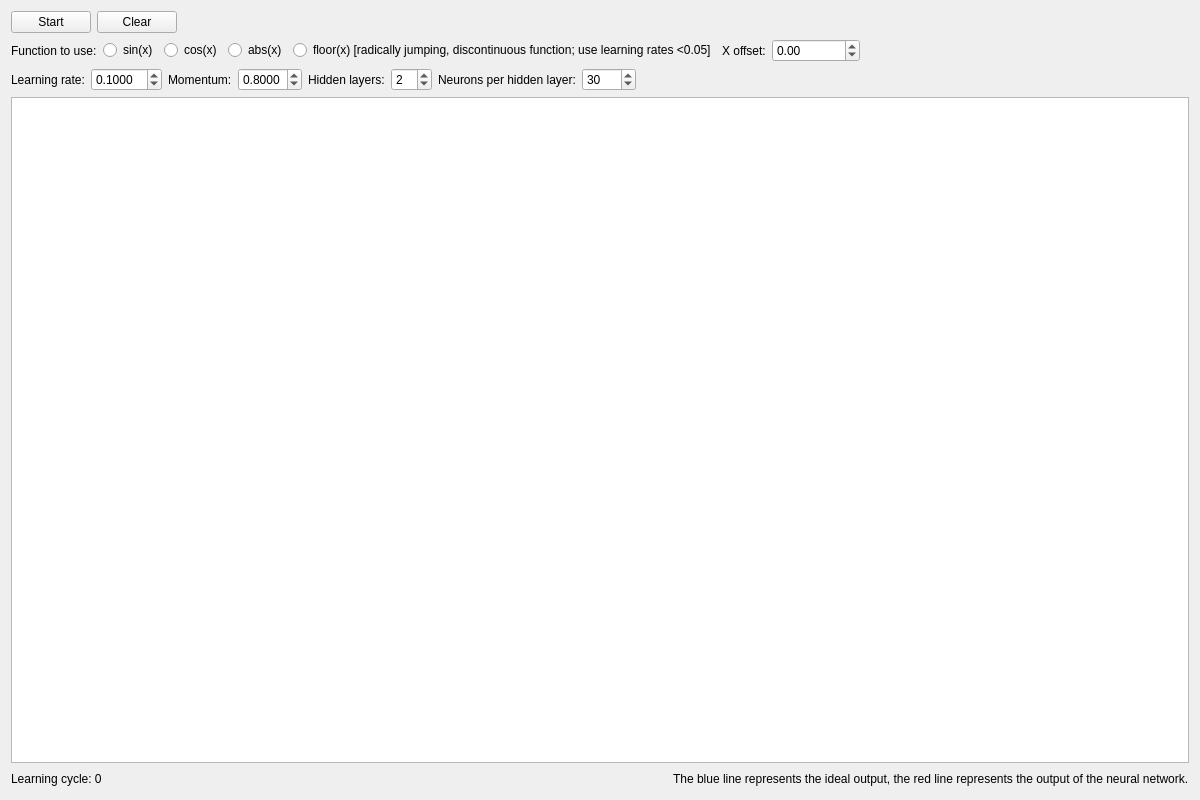
<?xml version="1.0" encoding="UTF-8"?>
<ui version="4.0">
 <class>MainWindow</class>
 <widget class="QMainWindow" name="MainWindow">
  <property name="geometry">
   <rect>
    <x>0</x>
    <y>0</y>
    <width>1200</width>
    <height>800</height>
   </rect>
  </property>
  <property name="minimumSize">
   <size>
    <width>800</width>
    <height>600</height>
   </size>
  </property>
  <property name="windowTitle">
   <string>Function approximation test of a feedforward neural network</string>
  </property>
  <widget class="QWidget" name="centralWidget">
   <layout class="QVBoxLayout" name="verticalLayout">
    <item>
     <layout class="QHBoxLayout" name="horizontalLayout_3">
      <item>
       <widget class="QPushButton" name="startBtn">
        <property name="text">
         <string>Start</string>
        </property>
       </widget>
      </item>
      <item>
       <widget class="QPushButton" name="clearBtn">
        <property name="text">
         <string>Clear</string>
        </property>
       </widget>
      </item>
      <item>
       <spacer name="horizontalSpacer_2">
        <property name="orientation">
         <enum>Qt::Horizontal</enum>
        </property>
        <property name="sizeHint" stdset="0">
         <size>
          <width>40</width>
          <height>20</height>
         </size>
        </property>
       </spacer>
      </item>
     </layout>
    </item>
    <item>
     <layout class="QHBoxLayout" name="horizontalLayout_2">
      <item>
       <widget class="QLabel" name="label_2">
        <property name="text">
         <string>Function to use:</string>
        </property>
       </widget>
      </item>
      <item>
       <widget class="QRadioButton" name="useSinFunctRadioBtn">
        <property name="text">
         <string>sin(x)</string>
        </property>
       </widget>
      </item>
      <item>
       <widget class="QRadioButton" name="useCosFunctRadioBtn">
        <property name="text">
         <string>cos(x)</string>
        </property>
       </widget>
      </item>
      <item>
       <widget class="QRadioButton" name="useAbsFunctRadioBtn">
        <property name="text">
         <string>abs(x)</string>
        </property>
       </widget>
      </item>
      <item>
       <widget class="QRadioButton" name="useFloorFunctRadioBtn">
        <property name="text">
         <string>floor(x) [radically jumping, discontinuous function; use learning rates &lt;0.05]</string>
        </property>
       </widget>
      </item>
      <item>
       <widget class="QLabel" name="label_7">
        <property name="text">
         <string>X offset:</string>
        </property>
       </widget>
      </item>
      <item>
       <widget class="QDoubleSpinBox" name="xOffsetBox">
        <property name="minimum">
         <double>-9999999.000000000000000</double>
        </property>
        <property name="maximum">
         <double>9999999.000000000000000</double>
        </property>
        <property name="singleStep">
         <double>0.100000000000000</double>
        </property>
       </widget>
      </item>
      <item>
       <spacer name="horizontalSpacer_3">
        <property name="orientation">
         <enum>Qt::Horizontal</enum>
        </property>
        <property name="sizeHint" stdset="0">
         <size>
          <width>40</width>
          <height>20</height>
         </size>
        </property>
       </spacer>
      </item>
     </layout>
    </item>
    <item>
     <layout class="QHBoxLayout" name="horizontalLayout">
      <item>
       <widget class="QLabel" name="label">
        <property name="text">
         <string>Learning rate:</string>
        </property>
       </widget>
      </item>
      <item>
       <widget class="QDoubleSpinBox" name="learningRateBox">
        <property name="decimals">
         <number>4</number>
        </property>
        <property name="minimum">
         <double>0.000100000000000</double>
        </property>
        <property name="singleStep">
         <double>0.010000000000000</double>
        </property>
        <property name="value">
         <double>0.100000000000000</double>
        </property>
       </widget>
      </item>
      <item>
       <widget class="QLabel" name="label_6">
        <property name="text">
         <string>Momentum:</string>
        </property>
       </widget>
      </item>
      <item>
       <widget class="QDoubleSpinBox" name="momentumBox">
        <property name="decimals">
         <number>4</number>
        </property>
        <property name="maximum">
         <double>0.999900000000000</double>
        </property>
        <property name="singleStep">
         <double>0.100000000000000</double>
        </property>
        <property name="value">
         <double>0.800000000000000</double>
        </property>
       </widget>
      </item>
      <item>
       <widget class="QLabel" name="label_3">
        <property name="text">
         <string>Hidden layers:</string>
        </property>
       </widget>
      </item>
      <item>
       <widget class="QSpinBox" name="hiddenLayerCountBox">
        <property name="value">
         <number>2</number>
        </property>
       </widget>
      </item>
      <item>
       <widget class="QLabel" name="label_4">
        <property name="text">
         <string>Neurons per hidden layer:</string>
        </property>
       </widget>
      </item>
      <item>
       <widget class="QSpinBox" name="neuronsPerHiddenLayerBox">
        <property name="minimum">
         <number>1</number>
        </property>
        <property name="maximum">
         <number>1000</number>
        </property>
        <property name="value">
         <number>30</number>
        </property>
       </widget>
      </item>
      <item>
       <spacer name="horizontalSpacer">
        <property name="orientation">
         <enum>Qt::Horizontal</enum>
        </property>
        <property name="sizeHint" stdset="0">
         <size>
          <width>40</width>
          <height>20</height>
         </size>
        </property>
       </spacer>
      </item>
     </layout>
    </item>
    <item>
     <widget class="GraphicsViewEx" name="graphicsView"/>
    </item>
    <item>
     <layout class="QHBoxLayout" name="horizontalLayout_4">
      <item>
       <widget class="QLabel" name="learningCycleLbl">
        <property name="text">
         <string>Learning cycle: 0</string>
        </property>
       </widget>
      </item>
      <item>
       <spacer name="horizontalSpacer_4">
        <property name="orientation">
         <enum>Qt::Horizontal</enum>
        </property>
        <property name="sizeHint" stdset="0">
         <size>
          <width>40</width>
          <height>20</height>
         </size>
        </property>
       </spacer>
      </item>
      <item>
       <widget class="QLabel" name="label_5">
        <property name="text">
         <string>The blue line represents the ideal output, the red line represents the output of the neural network.</string>
        </property>
       </widget>
      </item>
     </layout>
    </item>
   </layout>
  </widget>
 </widget>
 <layoutdefault spacing="6" margin="11"/>
 <customwidgets>
  <customwidget>
   <class>GraphicsViewEx</class>
   <extends>QGraphicsView</extends>
   <header>graphicsviewex.h</header>
  </customwidget>
 </customwidgets>
 <tabstops>
  <tabstop>learningRateBox</tabstop>
  <tabstop>hiddenLayerCountBox</tabstop>
  <tabstop>neuronsPerHiddenLayerBox</tabstop>
  <tabstop>graphicsView</tabstop>
 </tabstops>
 <resources/>
 <connections/>
</ui>
